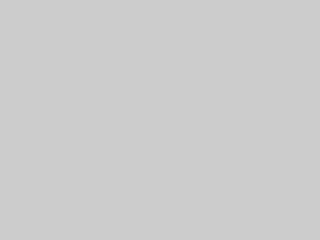
Frame 1 (no input)
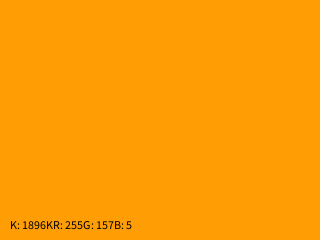
Frame 60 (the mouse pressed at the canvas centre just before this capture)
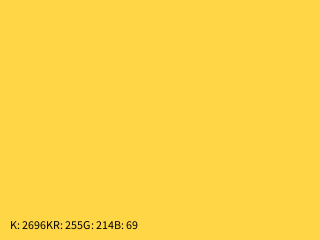
Frame 120 (the mouse held since frame 60 and released just before this capture)

The Processing sketch that drew these frames (run headless with seeded random() and noise(); from frame 60 on, the mouse is pressed at the canvas centre):

// Processing sketch: kelvinToRGB_test
// ── kelvinToRGB_test.pde
/**
 * 色温度からRGBに変換するプログラム
 * 元ソース : http://www.kaede-software.com/2008/02/post_501.html
 */
KelvinToRGB k;

final float MIN_K = 1096.0;
final float MAX_K = 10000.0; //22026.0;
final float INCREMENT_K = 100;

final long UPDATE_INTERVAL = 100;

long timer;
float kel = MIN_K; // 1096 ~ 22026K

void setup() {
  size(320, 240);
  
  k = new KelvinToRGB();
}

void draw() {
  if (millis() - timer > UPDATE_INTERVAL) {
    k.getRGBFromKelvin(kel);

    background((int)k.R, (int)k.G, (int)k.B);

    fill(0);
    text("K: " + (int)kel + "K\tR: " + (int)k.R + "\tG: " + (int)k.G + "\tB: " + (int)k.B, 10, height - 20, width, height);

    kel += INCREMENT_K;
    if (kel > MAX_K) {
      kel = MIN_K;
    }

    timer = millis();
  }
}
// ── KelvinToRGB.pde
/**
 * 色温度からRGBに変換するクラス
 **/
class RColor {
  float  R, G, B;
  float  Y, x, y;
}

public class KelvinToRGB  {
  float kelvin;
  float R, G, B;

  KelvinToRGB() {

  }

  /**
   * 色温度をRGBに変換
   * 基本的にはこの関数を叩くだけでok
   */
  void getRGBFromKelvin(float _kelvin) {
    float x = this.KelvinToX(_kelvin);
    float y = this.XToY(x);

    // 色温度をYxy座標に変換
    RColor Yxy = new RColor();
    Yxy.Y = 1.0; // 輝度は1.0に固定
    Yxy.x = x;
    Yxy.y = y;

    // Yxy座標をRGBに変換
    RColor rgb = new RColor();
    this.YxyToRGB(Yxy, rgb);

    rgb.R = max(min(1.0, rgb.R), 0.0);
    rgb.G = max(min(1.0, rgb.G), 0.0);
    rgb.B = max(min(1.0, rgb.B), 0.0);

    this.kelvin = _kelvin;
    this.R = rgb.R * 255;
    this.G = rgb.G * 255;
    this.B = rgb.B * 255;
  }

  // ケルビンの自然対数値からx座標に変換する
  float KelvinLnToX(float _x) {
    return(-0.0108*_x*_x*_x + 0.3407*_x*_x - 3.5987*_x + 12.929);
  }

  // ケルビンからx座標に変換する
  float KelvinToX(float _K) {
    return this.KelvinLnToX(log(_K));
  }

  // x座標からy座標を求める
  float XToY(float _X) {
    return -2.700931324 * _X * _X + 2.675633166 * _X - 0.250545382;
  }

  // @param K : ケルビン
  // @param Y : 輝度 - 0.0 ～ 1.0
  // @return RGB24値 - 0x00RRGGBB
  long GetColor(float _K, float _Y) {
    RColor Yxy = new RColor();
    Yxy.Y = _Y;
    Yxy.x = this.KelvinToX(_K);
    Yxy.y = this.XToY(Yxy.x);
    return this.YxyToRGB32(Yxy);
  }

  // @param K : ケルビンの自然対数値
  // @param Y : 輝度 - 0.0 ～ 1.0
  // @return RGB24値 - 0x00RRGGBB
  long GetColorLn(float _K, float _Y) {
    RColor Yxy = new RColor();
    Yxy.Y = _Y;
    Yxy.x = this.KelvinLnToX(_K);
    Yxy.y = this.XToY(Yxy.x);
    return this.YxyToRGB32(Yxy);
  }

  // 色変換
  // RGB -> Yxy
  void RGBToYxy(RColor _rgb, RColor _Yxy) {
    float X = 0.412453 * _rgb.R + 0.35758 * _rgb.G + 0.180423 * _rgb.B;
    _Yxy.Y   = 0.212671 * _rgb.R + 0.71516 * _rgb.G + 0.072169 * _rgb.B;
    float Z = 0.019334 * _rgb.R + 0.119193 * _rgb.G + 0.950227 * _rgb.B;
    _Yxy.x = X / (X + _Yxy.Y + Z);
    _Yxy.y = _Yxy.Y / (X + _Yxy.Y + Z);
  }

  // Yxy -> RGB
  void YxyToRGB(RColor _Yxy, RColor _rgb) {
    float X = _Yxy.x / _Yxy.y * _Yxy.Y;
    float Z = (1.0 - _Yxy.x - _Yxy.y) / _Yxy.y * _Yxy.Y;
    _rgb.R = 3.240479 * X - 1.53715 * _Yxy.Y - 0.498535 * Z;
    _rgb.G = -0.969256 * X + 1.875991 * _Yxy.Y + 0.041556 * Z;
    _rgb.B = 0.055648 * X - 0.204043 * _Yxy.Y + 1.057311 * Z;
  }

  // Yxy -> RGB24 (0x00RRGGBB)
  long YxyToRGB32(RColor _Yxy) {
    RColor rgb = new RColor();
    this.YxyToRGB(_Yxy, rgb);

    // 各値を0 - 255にする
    int _r = (int)(rgb.R * 255);
    int _g =(int) (rgb.G * 255);
    int _b =(int)(rgb.B * 255);

    _r = max(min(255, _r), 0);
    _g = max(min(255, _g), 0);
    _b = max(min(255, _b), 0);

    return ((_r << 16) | (_g << 8) | _b);
  }
}
